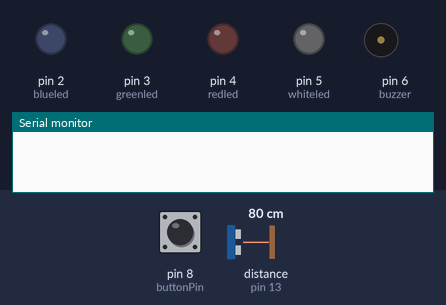
Simulated run of this sketch. Board: Arduino Uno, built with avr-gcc and run on an emulated ATmega328P. Parts: output pins drawn as LEDs (lit = HIGH), buzzer (waves = sounding, pin HIGH), the last lines printed to the serial monitor. Wiring (inferred from the names in the program): ultrasonic range finder: trigger pin 12; echo pin 13. The test bench sets the inputs (shaded band); at power-on: distance to the obstacle (sensor on pin 13) 80 cm, pin 8 (buttonPin) LOW. The echo pulse lasts 58.3 µs per cm; pins used as bus, display or sensor lines are not drawn.

Above: at 1.2 s.
1.3 s: distance to the obstacle (sensor on pin 13) set to 2 cm
At 2.5 s:
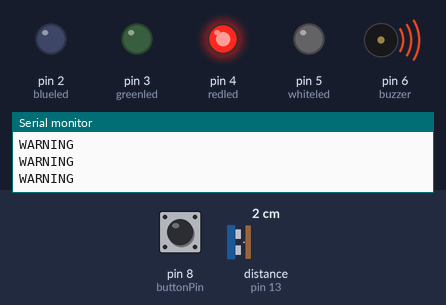
2.8 s: pin 8 (buttonPin) pulled HIGH for 0.15 s
At 2.89 s:
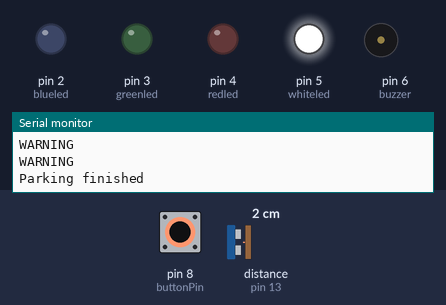
4.4 s: distance to the obstacle (sensor on pin 13) set to 18 cm
At 5.6 s:
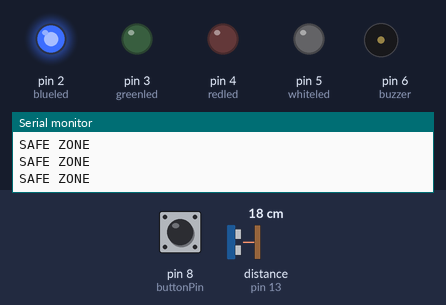
5.9 s: pin 8 (buttonPin) pulled HIGH for 1 s
At 6.7 s:
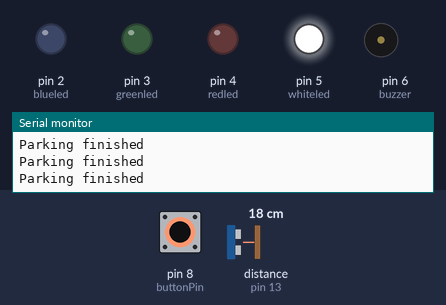
9.9 s: pin 8 (buttonPin) pulled HIGH for 3.2 s
At 14.3 s:
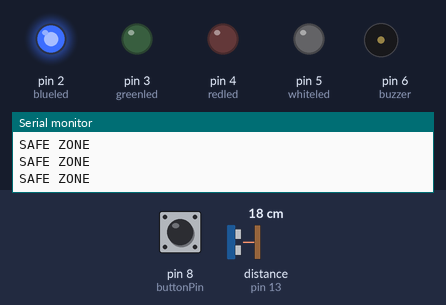
14.6 s: distance to the obstacle (sensor on pin 13) set to 4 cm
At 15.5 s:
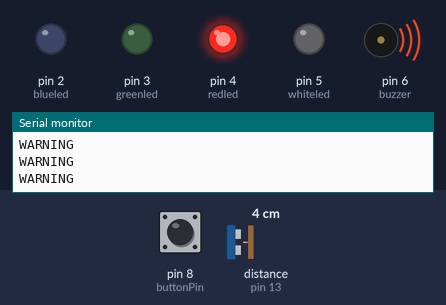
Timing chart, 0 to 17.1 s (numbered marks = the images above; inputs shaded):
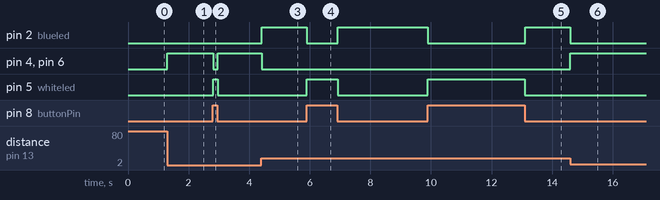

The sketch:

ParkingAssistant.ino
```cpp
// Parking Assistant using Ultrasonic Sensor, LEDs, and Buzzer

int trigPin = 12;
int echoPin = 13;
int buttonPin = 8;
int duration;
int distance;
int buttonstate;
int blueled = 2;
int greenled = 3;
int redled = 4;
int whiteled = 5;
int buzzer = 6;   // Define buzzer pin

void setup()
{
  pinMode(trigPin, OUTPUT);    // Define trigPin as an output
  pinMode(echoPin, INPUT);     // Define echoPin as an input
  pinMode(buttonPin, INPUT);   // Define buttonPin as an input

  // Define LEDs as outputs
  for (int i = 2; i < 6; i++) {
    pinMode(i, OUTPUT);
  }

  pinMode(buzzer, OUTPUT);     // Define buzzer as an output
  Serial.begin(9600);          // Initialize serial at 9600 baud
}

void loop()
{
  // Read the state of the button
  buttonstate = digitalRead(buttonPin);

  // Set the state of the white LED to match the button state
  digitalWrite(whiteled, buttonstate);

  // If the button is pressed (white LED is on), turn off other LEDs and buzzer
  if (buttonstate == HIGH) {
    digitalWrite(blueled, LOW);
    digitalWrite(greenled, LOW);
    digitalWrite(redled, LOW);
    digitalWrite(buzzer, LOW);  // Turn off the buzzer
    Serial.println("Parking finished");
  }
  else {
    // Send a pulse from the trigPin
    digitalWrite(trigPin, LOW);
    delayMicroseconds(2);
    digitalWrite(trigPin, HIGH);
    delayMicroseconds(10);
    digitalWrite(trigPin, LOW);

    // Read the echoPin, and calculate the distance in cm
    duration = pulseIn(echoPin, HIGH);
    distance = duration / 58;

    // Check the distance and set LED states accordingly
    if (distance > 10 && distance < 50) {
      digitalWrite(blueled, HIGH);
      Serial.println("SAFE ZONE");
    } else {
      digitalWrite(blueled, LOW);
    }

    if (distance == 10) {
      digitalWrite(greenled, HIGH);
      Serial.println("PERFECT");
    } else {
      digitalWrite(greenled, LOW);
    }

    if (distance < 10) {
      digitalWrite(redled, HIGH);
      digitalWrite(buzzer, HIGH);   // Turn on the buzzer
      Serial.println("WARNING");
    } else {
      digitalWrite(redled, LOW);
      digitalWrite(buzzer, LOW);    // Turn off the buzzer
    }
  }
}
```

Measured:
- after the input at 1.3 s, pin 4 (redled), pin 6 (buzzer): LOW → HIGH at once
- after the input at 2.8 s, pin 4 (redled), pin 6 (buzzer): HIGH → LOW at once, → HIGH 0.15 s later; pin 5 (whiteled): LOW → HIGH at once, → LOW 0.15 s later
- after the input at 4.4 s, pin 2 (blueled): LOW → HIGH at once; pin 4 (redled), pin 6 (buzzer): HIGH → LOW at once
- after the input at 5.9 s, pin 2 (blueled): HIGH → LOW at once, → HIGH 1.0 s later; pin 5 (whiteled): LOW → HIGH at once, → LOW 1.0 s later
- after the input at 9.9 s, pin 2 (blueled): HIGH → LOW at once, → HIGH 3.2 s later; pin 5 (whiteled): LOW → HIGH at once, → LOW 3.2 s later
- after the input at 14.6 s, pin 2 (blueled): HIGH → LOW at once; pin 4 (redled), pin 6 (buzzer): LOW → HIGH at once
